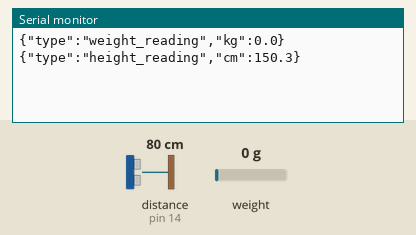
Bench run of a sketch on a simulated Arduino Uno, built with avr-gcc and run on an emulated ATmega328P. Parts: the last lines printed to the serial monitor. Wiring (inferred from the names in the program): ultrasonic range finder: trigger pin 12; echo pin 14. The test bench sets the inputs (shaded band); at power-on: distance to the obstacle (sensor on pin 14) 80 cm, weight on the scale 0 g. The echo pulse lasts 58.3 µs per cm.

Above: at 2.2 s.
2.3 s: distance to the obstacle (sensor on pin 14) set to 2 cm
At 4.9 s:
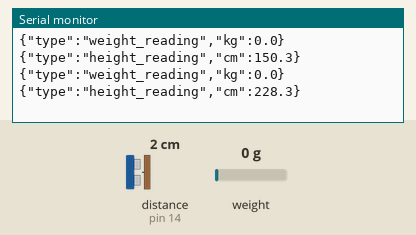
5.3 s: weight on the scale set to 100 g
At 6.9 s:
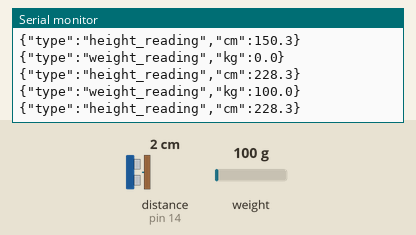
8.3 s: distance to the obstacle (sensor on pin 14) set to 4 cm
At 10.1 s:
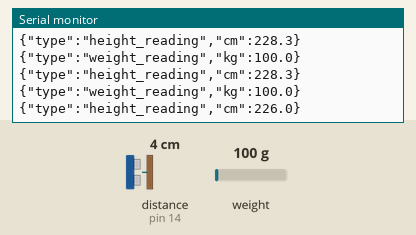
11.3 s: weight on the scale set to 1250 g
At 12.0 s:
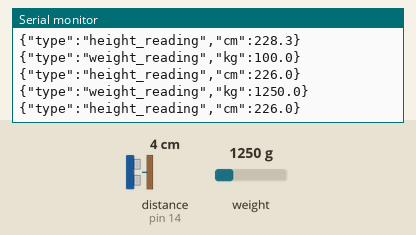
Timing chart, 0 to 14.3 s (numbered marks = the images above; inputs shaded):
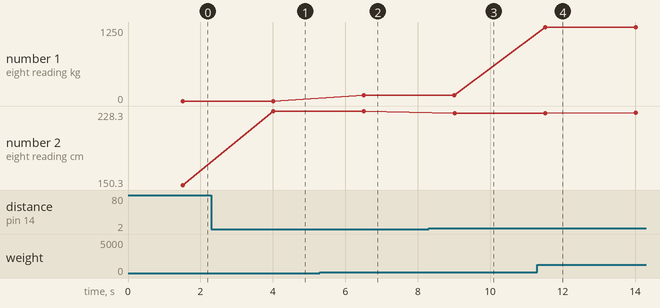

The sketch:

weight_height.ino
```cpp
/**
 * Weight via HX711 load cell amplifier, height via HC-SR04 ultrasonic
 * sensor mounted at the top of the kiosk column, measuring distance down
 * to the top of the student's head (subtract from known kiosk height).
 */
#include "HX711.h"

#define HX711_DOUT 4
#define HX711_SCK 2
#define TRIG_PIN 12
#define ECHO_PIN 14
#define KIOSK_SENSOR_HEIGHT_CM 230.0 // matches "2300mm Max Height" in the mock-up

HX711 scale;

void setup() {
  Serial.begin(115200);
  scale.begin(HX711_DOUT, HX711_SCK);
  scale.set_scale(2280.f); // calibration factor — determine per load cell, see docs/HARDWARE_SETUP.md
  scale.tare();

  pinMode(TRIG_PIN, OUTPUT);
  pinMode(ECHO_PIN, INPUT);
}

float readHeightCm() {
  digitalWrite(TRIG_PIN, LOW);
  delayMicroseconds(2);
  digitalWrite(TRIG_PIN, HIGH);
  delayMicroseconds(10);
  digitalWrite(TRIG_PIN, LOW);

  long durationUs = pulseIn(ECHO_PIN, HIGH, 30000);
  float distanceCm = durationUs * 0.0343 / 2.0;
  return KIOSK_SENSOR_HEIGHT_CM - distanceCm;
}

void loop() {
  float kg = scale.get_units(5);
  float heightCm = readHeightCm();

  Serial.print("{\"type\":\"weight_reading\",\"kg\":");
  Serial.print(kg, 1);
  Serial.println("}");

  Serial.print("{\"type\":\"height_reading\",\"cm\":");
  Serial.print(heightCm, 1);
  Serial.println("}");

  delay(2000);
}
```

Measured:
- after the input at 2.3 s, the serial monitor: prints a new line after 1.7 s (image 1)
- after the input at 5.3 s, the serial monitor: prints a new line after 1.2 s (image 2)
- after the input at 8.3 s, the serial monitor: prints a new line after 0.72 s (image 3)
- after the input at 11.3 s, the serial monitor: prints a new line after 0.21 s (image 4)
- plotted number 1: 0 → 100 after the input at 5.3 s, 100 → 1250 after the input at 11.3 s
- plotted number 2: 150.3 → 228.3 after the input at 2.3 s, 228.3 → 226 after the input at 8.3 s, 226 → 226.3 after the input at 11.3 s
